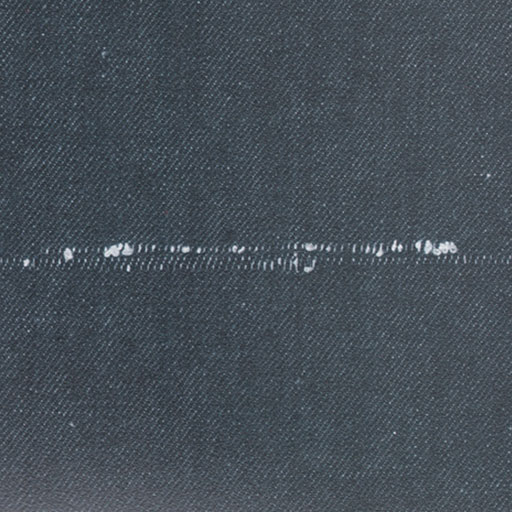
#> input picture src/12.jpg, 512 x 512 px
$ python -i filter.py   (imports and definitions only)
#> lines starting #> are read from the running program, lines starting #| are printed output that depends on the picture; after the words box and inside, x2 and y2 are one past the last pixel; in counts of white or black regions, pixels touching at a corner belong together
import os
from .utils import *
import cv2 as cv
import matplotlib.pyplot as plt

class Preprocessor():
    """
    Used for filtering the dataset before inputting into CNN
    """
    def __init__(self, inpath):
        """
        Preprocessor Constructor

        Args:
            inpath (str): Path of image file

        Raises:
            ImageFileNotFoundError: Raised when image is not found in the specified path
        """
#> called with inpath = '../12.jpg'
        if not os.path.exists(inpath):
            raise ImageFileNotFoundError

        # Image source
        self.src = cv.imread(inpath)
#> self.src is the input picture: shape (512, 512, 3); mean B, G, R 87.2, 78.5, 69.6

        # Convert to grayscale or back to bgr
        self.toGray = cv.COLOR_BGR2GRAY
        self.toBGR = cv.COLOR_GRAY2RGB

        # Values for adaptive tresholding
        self.adaptiveMethod = cv.ADAPTIVE_THRESH_GAUSSIAN_C
        self.tresholdType = cv.THRESH_BINARY
        self.tresholdMaxValue = 255
        self.tresholdBlockSize = 23
        self.C = 2

        # Gaussian Blur
        self.ksize = (45, 45)
        self.sigmaX = 0

        # Resize
        self.interpolation = cv.INTER_CUBIC
        self.nrows, self.ncolumns = 150, 150

    def filter(self):
        """
        Applies filter to the image

        Returns:
            image: Filtered Image
        """
        self.image = self.src
        self.image = self._gray(self.image)
        self.image = self._treshold(self.image)
        self.image = self._grayTobgr(self.image)
        self.image = self._resize(self.image)

        return self.image

    def display(self):
        """
        Displays filtered and original images using matplotlib
        """
        # Apply filter Before plotting
        self.filter()

        # plot both original and filtererd images
        plt.subplot(121),plt.imshow(cv.cvtColor(self.src , cv.COLOR_BGR2RGB)),plt.title('Original'),plt.xticks([]),plt.yticks([])
        plt.subplot(122),plt.imshow(cv.cvtColor(self.image, cv.COLOR_BGR2RGB)),plt.title('Filtered'),plt.xticks([]),plt.yticks([])
        plt.show()

    def _gray(self, img):
        """
        Convert BGR image to grayscale and apply Gaussian Blur

        Args:
            img (cv2 image): Image to be converted

        Raises:
            ImageProcessingError: Raises when failed to process the image

        Returns:
            cv2 image: filtered image
        """
        try:
            gray = cv.cvtColor(img, self.toGray)
            blur = cv.GaussianBlur(gray, self.ksize, self.sigmaX)
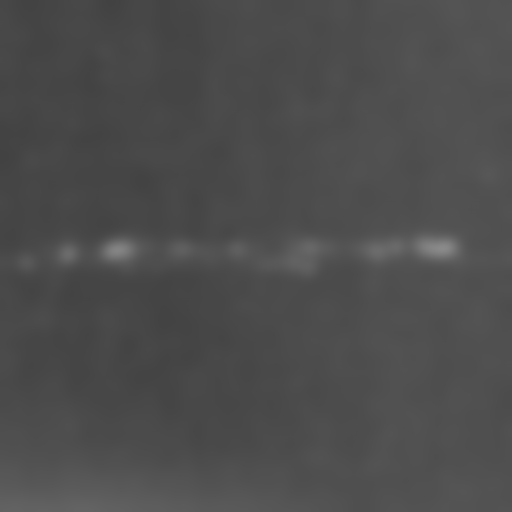
#> blur: shape (512, 512); min 66, max 138, mean 76.7
        except:
            raise ImageProcessingError("Error in Preprocessor._gray method")
        else:
            return blur

    def _grayTobgr(self, img):
        """
        Convert grayscale image to BGR

        Args:
            img (cv2 image): Image to be converted

        Raises:
            ImageProcessingError: Raises when failed to process the image

        Returns:
            cv2 image: filtered image
        """
        try:
            converted = cv.cvtColor(img, self.toBGR)
        except:
            raise ImageProcessingError("Error in Preprocessor._grayTobgr method")
        else:
            return converted

    def _resize(self, img):
        """
        Resize image

        Args:
            img (cv2 image): Image to be resized

        Raises:
            ImageProcessingError: Raises when failed to process the image

        Returns:
            cv2 image: resized image
        """
        try:
            converted = cv.resize(img, (self.nrows, self.ncolumns), interpolation=self.interpolation)
        except:
            raise ImageProcessingError("Error in Preprocessor._resize method")
        else:
            return converted

    def _treshold(self, img):
        """
        Uses Adaptive Tresholding to filter photo

        Args:
            img (cv2 image): Image to be converted(grayscale)

        Raises:
            ImageProcessingError: Raises when failed to process the image

        Returns:
            cv2 image: filtered image
        """
        try:
            tresholdimage = cv.adaptiveThreshold(img, self.tresholdMaxValue,
                                            self.adaptiveMethod, self.tresholdType,
                                            self.tresholdBlockSize, self.C)
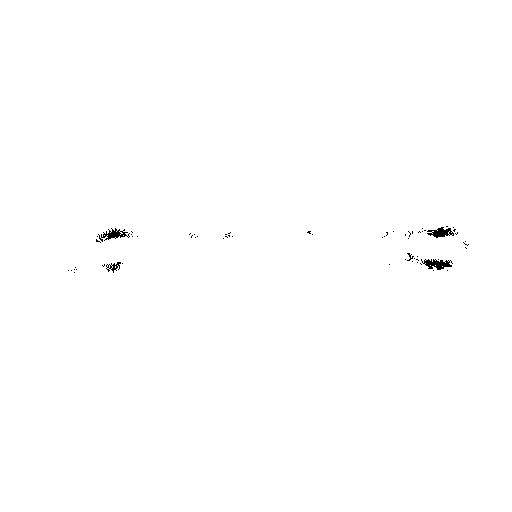
#> tresholdimage: shape (512, 512); 99.7% white; 62 black regions (57 under 20 px), largest, box (x1, y1, x2, y2) and area: (421, 259, 453, 270) 196, (98, 228, 130, 242) 172, (427, 227, 454, 238) 166, (106, 262, 121, 273) 71, (407, 253, 414, 261) 22
        except:
            raise ImageProcessingError("Error in Preprocessor._treshold method")
        else:
            return tresholdimage

>>> result = Preprocessor('../12.jpg').display()
#> in display, `plt.show()`:
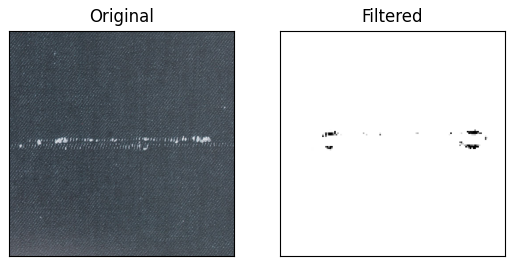
#> figure drawn by matplotlib, 2 panels

$ run again, on src/17.jpg
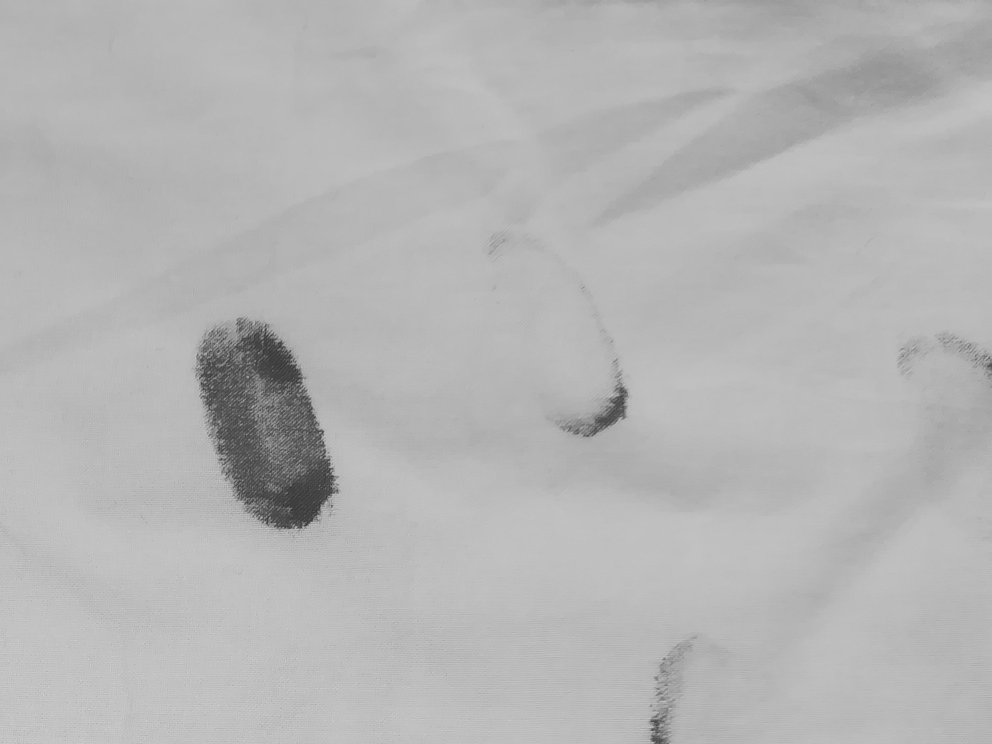
#> input picture src/17.jpg, 1984 x 1488 px (shown at 1/2 size)
#> in __init__, self.src is the input picture: shape (1488, 1984, 3); min 42, max 213, mean 180.7
#> in _treshold, `tresholdimage = cv.adaptiveThreshold(img, self.tresholdMaxValue, self...`:
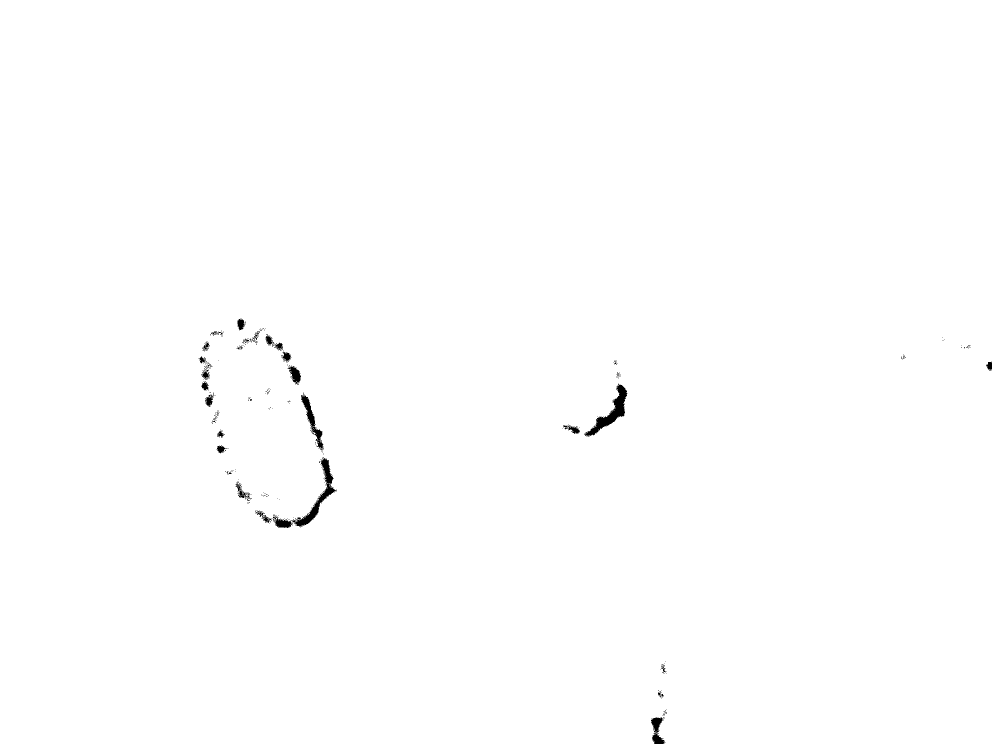
#> tresholdimage: shape (1488, 1984) (shown at 1/2 size); 99.6% white; 283 black regions (253 under 20 px), largest, box (x1, y1, x2, y2) and area: (546, 915, 674, 1056) 2596, (1168, 767, 1255, 874) 2264, (602, 787, 648, 901) 1200
#> in display, `plt.show()`:
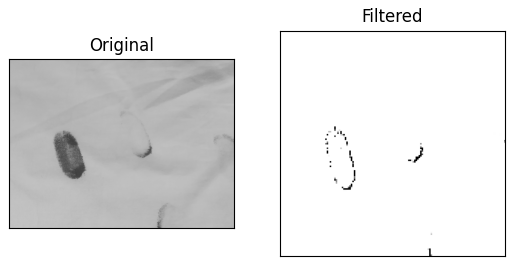
#> figure drawn by matplotlib, 2 panels

$ run again, on src/18.jpg
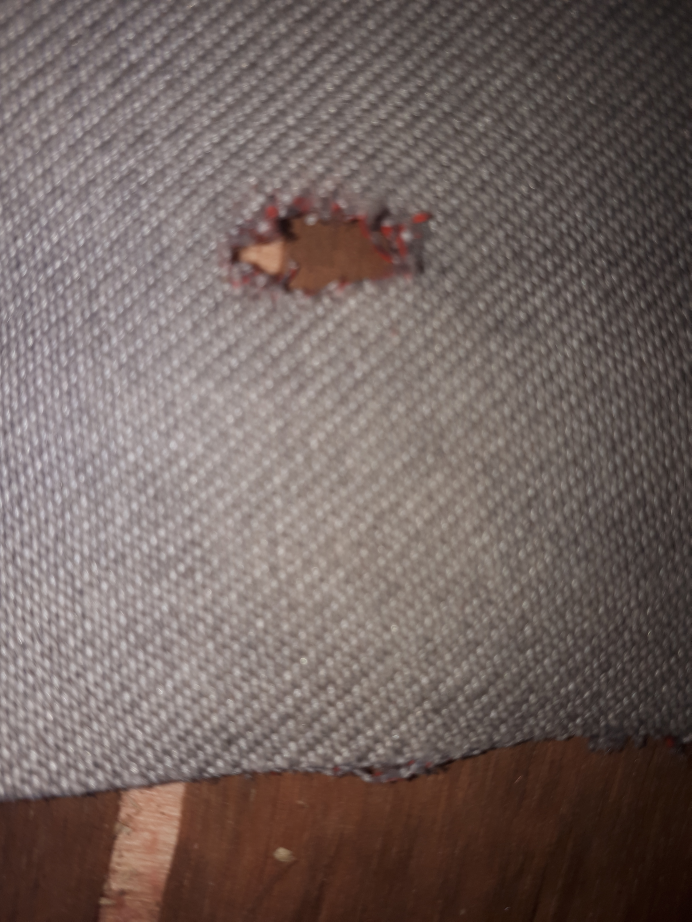
#> input picture src/18.jpg, 3456 x 4608 px (shown at 1/5 size)
#> in __init__, self.src is the input picture: shape (4608, 3456, 3); mean B, G, R 96, 100, 114
#> in _treshold, `tresholdimage = cv.adaptiveThreshold(img, self.tresholdMaxValue, self...`:
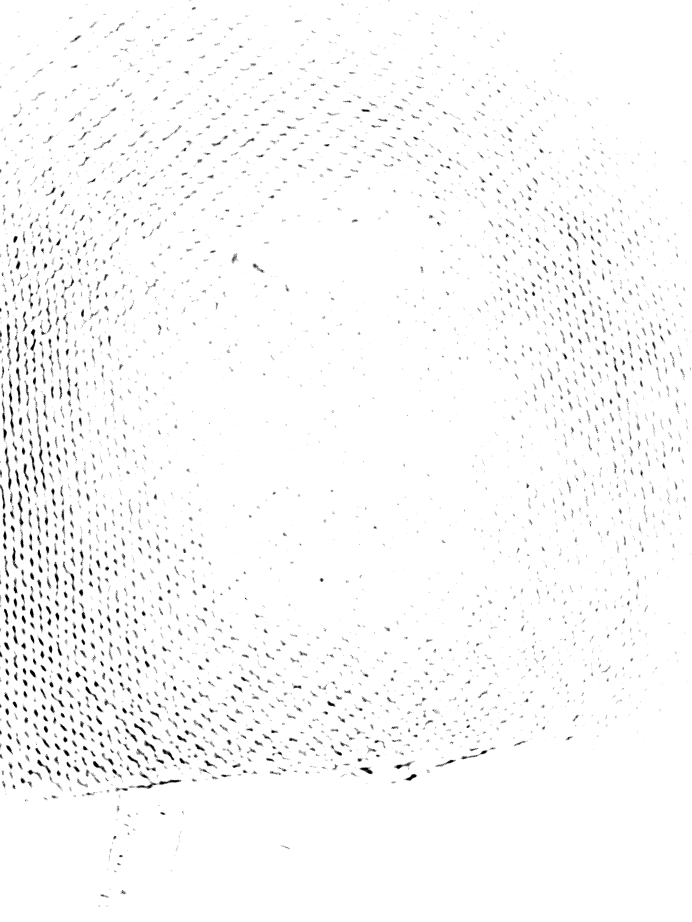
#> tresholdimage: shape (4608, 3456) (shown at 1/5 size); 98% white; 33652 black regions (31866 under 20 px), largest, box (x1, y1, x2, y2) and area: (23, 2236, 58, 2449) 1624, (792, 3898, 905, 3924) 1126, (87, 2455, 115, 2574) 1058
#> in display, `plt.show()`:
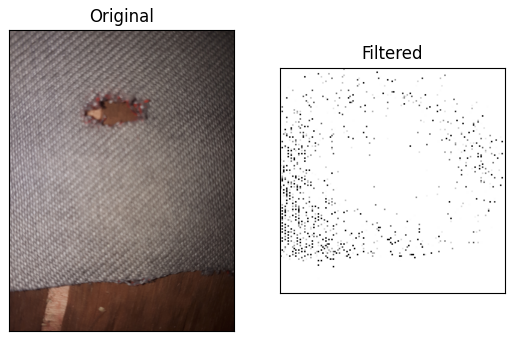
#> figure drawn by matplotlib, 2 panels

$ run again, on src/20.jpg
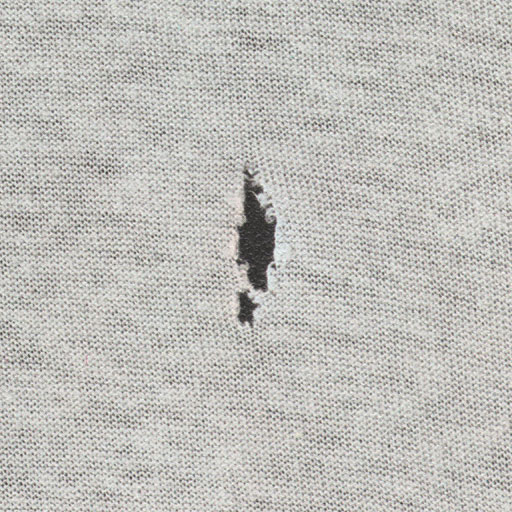
#> input picture src/20.jpg, 512 x 512 px
#> in __init__, self.src is the input picture: shape (512, 512, 3); mean B, G, R 185.9, 190.1, 191
#> in _treshold, `tresholdimage = cv.adaptiveThreshold(img, self.tresholdMaxValue, self...`:
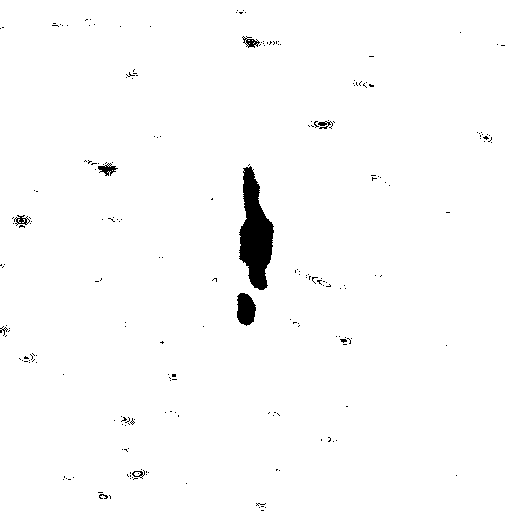
#> tresholdimage: shape (512, 512); 98.4% white; 226 black regions (217 under 20 px), largest, box (x1, y1, x2, y2) and area: (239, 166, 274, 290) 2574, (237, 293, 256, 326) 484, (98, 163, 118, 176) 125
#> in display, `plt.show()`:
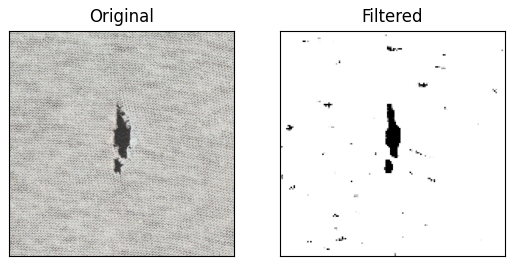
#> figure drawn by matplotlib, 2 panels
